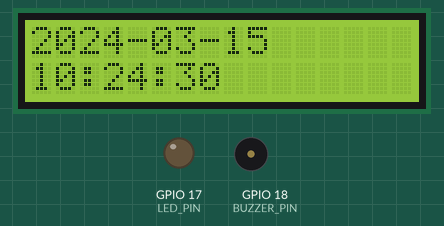
Recording of a program running on a simulated Raspberry Pi (BCM pin numbers). Parts: 16×2 character LCD, output pins drawn as LEDs (lit = HIGH), buzzer (waves = sounding, pin HIGH). The clock reads 2024-03-15 10:24:30 at power-on unless the program sets it; what the program prints to the terminal is not drawn.

Above: at 0.1 s.
At 4.3 s:
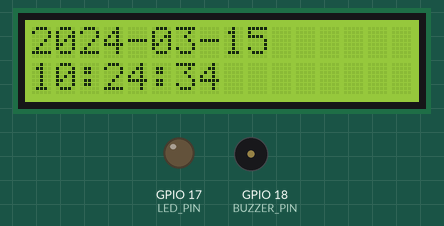
At 9.5 s:
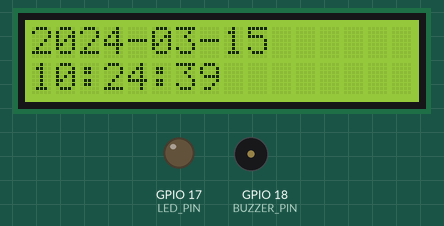
At 18.8 s:
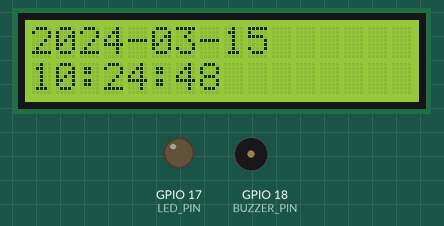
At 28.1 s:
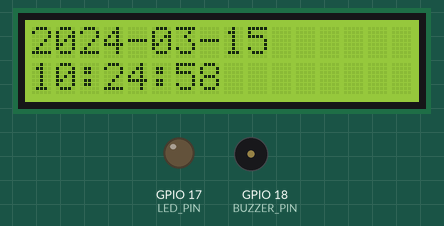
At 38.5 s:
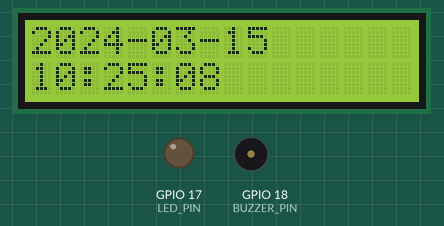

Measured:
- what the display in image 1 shows lasts 1.1 s, from 4.2 s to 5.3 s

The program:

Rtc.py
```python
import time
import board
import busio
import adafruit_ds1307
from RPLCD.i2c import CharLCD
import RPi.GPIO as GPIO

# === GPIO Setup ===
LED_PIN = 17     # You can change this GPIO pin
BUZZER_PIN = 18  # Change as per your circuit

GPIO.setmode(GPIO.BCM)
GPIO.setup(LED_PIN, GPIO.OUT)
GPIO.setup(BUZZER_PIN, GPIO.OUT)

# === I2C & RTC Setup ===
i2c = busio.I2C(board.SCL, board.SDA)
rtc = adafruit_ds1307.DS1307(i2c)

# === LCD Setup ===
lcd = CharLCD(i2c_expander='PCF8574', address=0x27, port=1,
              cols=16, rows=2, charmap='A02',
              auto_linebreaks=True, backlight_enabled=True)

# === Optional: Set RTC time ===
# rtc.datetime = time.struct_time((2025, 4, 9, 8, 0, 0, 0, -1, -1))

print("Displaying RTC time and controlling buzzer/LED...")

try:
    while True:
        t = rtc.datetime
        hour = t.tm_hour

        # Format time and date
        date_str = "{:04d}-{:02d}-{:02d}".format(t.tm_year, t.tm_mon, t.tm_mday)
        time_str = "{:02d}:{:02d}:{:02d}".format(hour, t.tm_min, t.tm_sec)

        # Display on LCD
        lcd.clear()
        lcd.write_string(date_str)
        lcd.crlf()
        lcd.write_string(time_str)

        # Check time range and control LED & buzzer
        if (8 <= hour < 9) or (12 <= hour < 13) or (19 <= hour < 20):
            GPIO.output(LED_PIN, GPIO.HIGH)
            GPIO.output(BUZZER_PIN, GPIO.HIGH)
        else:
            GPIO.output(LED_PIN, GPIO.LOW)
            GPIO.output(BUZZER_PIN, GPIO.LOW)

        time.sleep(1)

except KeyboardInterrupt:
    print("Stopped by user")

finally:
    lcd.clear()
    GPIO.cleanup()
```
